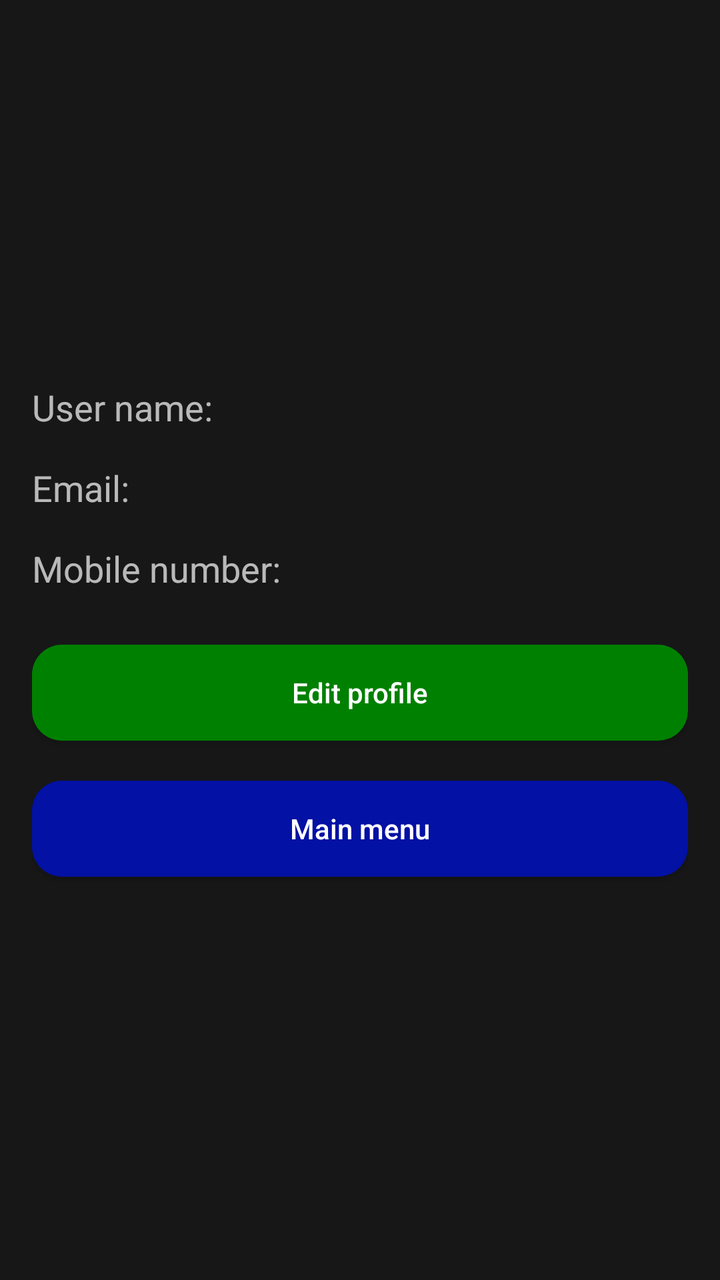
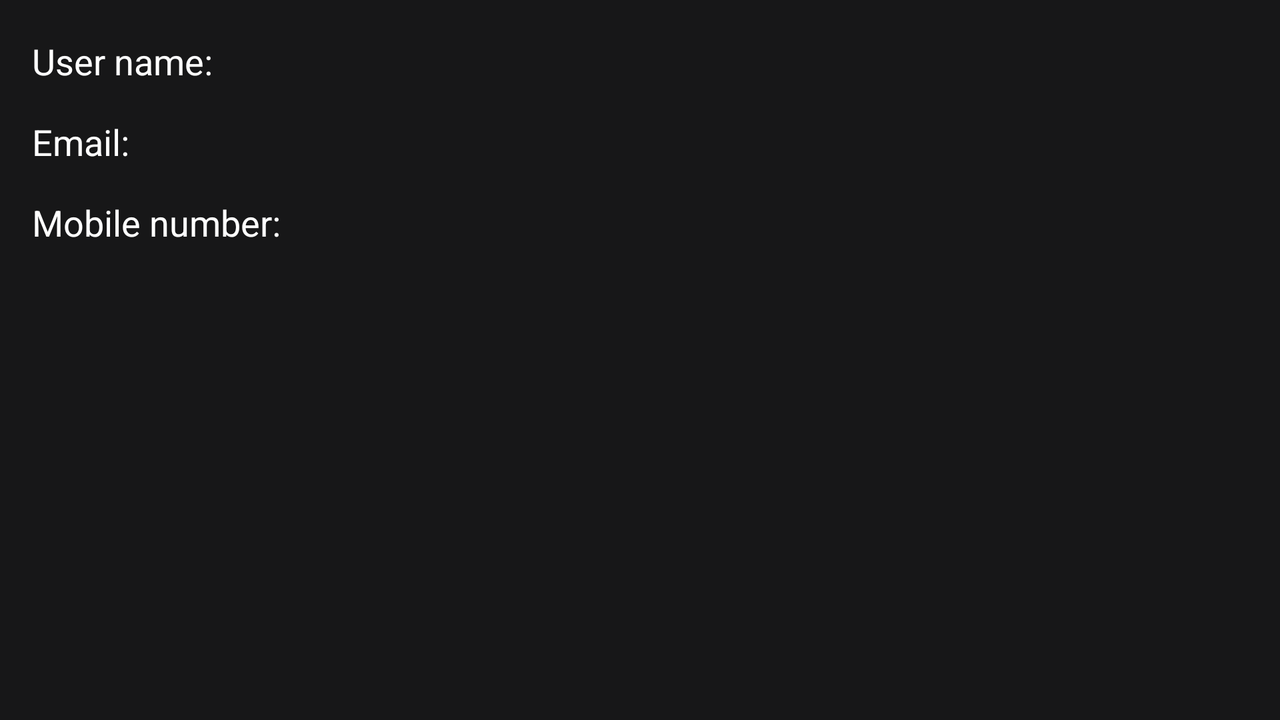

One screen, two layout resources from the same app: the default and the repository's alternative for another configuration. Each is rendered where Android would select it; the XML of both is given below.
<!-- AndroidManifest.xml: application theme AppTheme -->
<!-- res/layout/activity_profile.xml -->
<?xml version="1.0" encoding="utf-8"?>
<LinearLayout xmlns:android="http://schemas.android.com/apk/res/android"
    xmlns:tools="http://schemas.android.com/tools"
    tools:context=".ProfileActivity"
    android:orientation="vertical"
    android:layout_width="match_parent"
    android:layout_height="match_parent"
    android:gravity="center"
    android:paddingBottom="@dimen/activity_vertical_margin"
    android:paddingTop="@dimen/activity_vertical_margin"
    android:paddingRight="@dimen/activity_horizontal_margin"
    android:paddingLeft="@dimen/activity_horizontal_margin" >

    <LinearLayout
        android:paddingBottom="@dimen/activity_vertical_margin"
        android:orientation="horizontal"
        android:layout_width="match_parent"
        android:layout_height="wrap_content">

        <TextView
            android:textSize="@dimen/text_size"
            android:text="@string/user_name"
            android:layout_width="wrap_content"
            android:layout_height="wrap_content" />

        <TextView
            android:paddingStart="@dimen/button_margin"
            android:paddingEnd="@dimen/button_margin"
            android:textSize="@dimen/text_size"
            android:id="@+id/userNameTextView"
            android:layout_width="wrap_content"
            android:layout_height="wrap_content" />

    </LinearLayout>

    <LinearLayout
        android:paddingBottom="@dimen/activity_vertical_margin"
        android:orientation="horizontal"
        android:layout_width="match_parent"
        android:layout_height="wrap_content">

        <TextView
            android:textSize="@dimen/text_size"
            android:text="@string/email"
            android:layout_width="wrap_content"
            android:layout_height="wrap_content" />

        <TextView
            android:paddingStart="@dimen/button_margin"
            android:paddingEnd="@dimen/button_margin"
            android:textSize="@dimen/text_size"
            android:id="@+id/emailTextView"
            android:layout_width="wrap_content"
            android:layout_height="wrap_content" />

    </LinearLayout>

    <LinearLayout
        android:paddingBottom="@dimen/activity_vertical_margin"
        android:orientation="horizontal"
        android:layout_width="match_parent"
        android:layout_height="wrap_content">

        <TextView
            android:textSize="@dimen/text_size"
            android:text="@string/mobile_number"
            android:layout_width="wrap_content"
            android:layout_height="wrap_content" />

        <TextView
            android:paddingStart="@dimen/button_margin"
            android:paddingEnd="@dimen/button_margin"
            android:textSize="@dimen/text_size"
            android:id="@+id/mobileNumberTextView"
            android:layout_width="wrap_content"
            android:layout_height="wrap_content" />

    </LinearLayout>

    <Button
        android:layout_marginTop="@dimen/button_margin"
        android:layout_marginBottom="@dimen/button_margin"
        android:text="@string/edit_profile"
        android:onClick="editProfile"
        android:background="@drawable/shape_log_in_button"
        android:layout_width="match_parent"
        android:layout_height="wrap_content"
        android:textAllCaps="false" />

    <Button
        android:layout_marginTop="@dimen/button_margin"
        android:layout_marginBottom="@dimen/button_margin"
        android:text="@string/main_menu"
        android:onClick="goToMainMenu"
        android:background="@drawable/shape_register_button"
        android:layout_width="match_parent"
        android:layout_height="wrap_content"
        android:textAllCaps="false" />

</LinearLayout>
<!-- resources referenced by this layout -->
<resources>
  <dimen name="activity_horizontal_margin">16dp</dimen>
  <dimen name="activity_vertical_margin">16dp</dimen>
  <dimen name="button_margin">10dp</dimen>
  <dimen name="text_size">18sp</dimen>
  <!-- drawable shape_log_in_button (drawable) -->
  <?xml version="1.0" encoding="utf-8"?>
  <shape xmlns:android="http://schemas.android.com/apk/res/android">
      <solid android:color="@color/ok"/>
      <corners android:radius="15dip"/>
      <padding android:left="0dip" android:top="0dip" android:right="0dip" android:bottom="0dip" />
  </shape>
  <!-- drawable shape_register_button (drawable) -->
  <?xml version="1.0" encoding="utf-8"?>
  <shape xmlns:android="http://schemas.android.com/apk/res/android">
      <solid android:color="@color/register"/>
      <corners android:radius="15dip"/>
      <padding android:left="0dip" android:top="0dip" android:right="0dip" android:bottom="0dip" />
  </shape>
  <string name="edit_profile">Edit profile</string>
  <string name="email">Email:</string>
  <string name="main_menu">Main menu</string>
  <string name="mobile_number">Mobile number:</string>
  <string name="user_name">User name:</string>
  <style name="AppTheme" parent="Theme.AppCompat">
          
          <item name="android:background">#171718</item>
  
          
          <item name="colorPrimary">#000000</item>
          <item name="colorPrimaryDark">#000000</item> 
  
          <item name="colorControlNormal">#000000</item> 
          
          
          
          
          
      </style>
  <color name="ok">#008000</color>
  <color name="register">#0311A4</color>
</resources>
<!-- res/layout-land/activity_profile.xml (the repository's variant of the layout above) -->
<!-- drawn on the phone turned sideways -->
<?xml version="1.0" encoding="utf-8"?>
<LinearLayout xmlns:android="http://schemas.android.com/apk/res/android"
    xmlns:tools="http://schemas.android.com/tools"
    tools:context=".ProfileActivity"
    android:orientation="vertical"
    android:layout_width="match_parent"
    android:layout_height="match_parent"
    android:gravity="center"
    android:paddingBottom="@dimen/activity_vertical_margin"
    android:paddingTop="@dimen/activity_vertical_margin"
    android:paddingRight="@dimen/activity_horizontal_margin"
    android:paddingLeft="@dimen/activity_horizontal_margin" >

    <LinearLayout
        android:paddingBottom="@dimen/activity_vertical_margin"
        android:orientation="horizontal"
        android:layout_width="match_parent"
        android:layout_height="wrap_content">

        <TextView
            android:textColor="@color/header_main_text_color"
            android:textSize="@dimen/text_size"
            android:text="@string/user_name"
            android:layout_width="wrap_content"
            android:layout_height="wrap_content" />

        <TextView
            android:textColor="@color/header_main_text_color"
            android:paddingStart="@dimen/button_margin"
            android:paddingEnd="@dimen/button_margin"
            android:textSize="@dimen/text_size"
            android:id="@+id/userNameTextView"
            android:layout_width="wrap_content"
            android:layout_height="wrap_content" />

    </LinearLayout>

    <LinearLayout
        android:paddingBottom="@dimen/activity_vertical_margin"
        android:orientation="horizontal"
        android:layout_width="match_parent"
        android:layout_height="wrap_content">

        <TextView
            android:textColor="@color/header_main_text_color"
            android:textSize="@dimen/text_size"
            android:text="@string/email"
            android:layout_width="wrap_content"
            android:layout_height="wrap_content" />

        <TextView
            android:textColor="@color/header_main_text_color"
            android:paddingStart="@dimen/button_margin"
            android:paddingEnd="@dimen/button_margin"
            android:textSize="@dimen/text_size"
            android:id="@+id/emailTextView"
            android:layout_width="wrap_content"
            android:layout_height="wrap_content" />

    </LinearLayout>

    <LinearLayout
        android:paddingBottom="@dimen/activity_vertical_margin"
        android:orientation="horizontal"
        android:layout_width="match_parent"
        android:layout_height="wrap_content">

        <TextView
            android:textColor="@color/header_main_text_color"
            android:textSize="@dimen/text_size"
            android:text="@string/mobile_number"
            android:layout_width="wrap_content"
            android:layout_height="wrap_content" />

        <TextView
            android:textColor="@color/header_main_text_color"
            android:paddingStart="@dimen/button_margin"
            android:paddingEnd="@dimen/button_margin"
            android:textSize="@dimen/text_size"
            android:id="@+id/mobileNumberTextView"
            android:layout_width="wrap_content"
            android:layout_height="wrap_content" />

    </LinearLayout>

    <LinearLayout
        android:gravity="center_horizontal"
        android:orientation="horizontal"
        android:layout_width="match_parent"
        android:layout_height="wrap_content" >

        <Button
            android:layout_margin="@dimen/button_margin"
            android:text="@string/edit_profile"
            android:onClick="editProfile"
            android:background="@drawable/shape_log_in_button"
            android:layout_width="@dimen/button_width_land"
            android:layout_height="wrap_content"
            android:textAllCaps="false" />

        <Button
            android:layout_margin="@dimen/button_margin"
            android:text="@string/main_menu"
            android:onClick="goToMainMenu"
            android:background="@drawable/shape_register_button"
            android:layout_width="@dimen/button_width_land"
            android:layout_height="wrap_content"
            android:textAllCaps="false" />

    </LinearLayout>

</LinearLayout>
<!-- resources referenced by the variant -->
<!-- as the phone turned sideways resolves them -->
<resources>
  <color name="header_main_text_color">#FFFFFF</color>
  <dimen name="activity_horizontal_margin">16dp</dimen>
  <dimen name="activity_vertical_margin">16dp</dimen>
  <dimen name="button_margin">10dp</dimen>
  <dimen name="text_size">18sp</dimen>
  <!-- drawable shape_log_in_button (drawable) -->
  <?xml version="1.0" encoding="utf-8"?>
  <shape xmlns:android="http://schemas.android.com/apk/res/android">
      <solid android:color="@color/ok"/>
      <corners android:radius="15dip"/>
      <padding android:left="0dip" android:top="0dip" android:right="0dip" android:bottom="0dip" />
  </shape>
  <!-- drawable shape_register_button (drawable) -->
  <?xml version="1.0" encoding="utf-8"?>
  <shape xmlns:android="http://schemas.android.com/apk/res/android">
      <solid android:color="@color/register"/>
      <corners android:radius="15dip"/>
      <padding android:left="0dip" android:top="0dip" android:right="0dip" android:bottom="0dip" />
  </shape>
  <string name="edit_profile">Edit profile</string>
  <string name="email">Email:</string>
  <string name="main_menu">Main menu</string>
  <string name="mobile_number">Mobile number:</string>
  <string name="user_name">User name:</string>
  <style name="AppTheme" parent="Theme.AppCompat">
          
          <item name="android:background">#171718</item>
  
          
          <item name="colorPrimary">#000000</item>
          <item name="colorPrimaryDark">#000000</item> 
  
          <item name="colorControlNormal">#000000</item> 
          
          
          
          
          
      </style>
  <color name="ok">#008000</color>
  <color name="register">#0311A4</color>
</resources>
